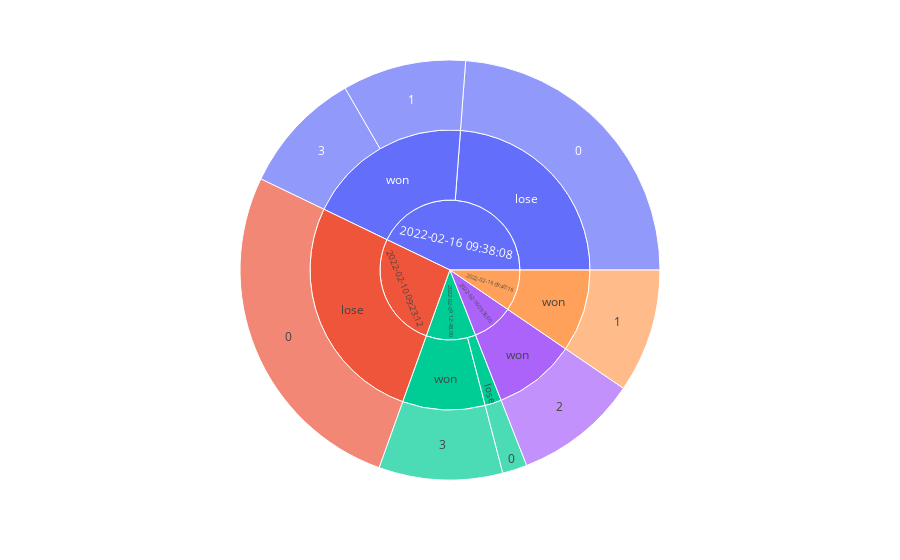

Notebook code cell kept with this figure:
### Code cell
fig = px.sunburst(df, path=['timestamp','condition','health'],values='score')
fig.show()

### Figure 1 — Plotly figure (JSON) as saved in the notebook; plotly's stock layout.template omitted (floating-point values rounded to 4 significant figures)
{"data": [{"branchvalues": "total", "domain": {"x": [0, 1], "y": [0, 1]}, "hovertemplate": "labels=%{label}<br>score=%{value}<br>parent=%{parent}<br>id=%{id}<extra></extra>", "ids": ["2022-02-09 12:48:00/lose/0", "2022-02-10 09:23:12/lose/0", "2022-02-16 09:38:08/lose/0", "2022-02-16 09:38:08/won/1", "2022-02-16 09:40:16/won/1", "2022-02-16 09:36:00/won/2", "2022-02-09 12:48:00/won/3", "2022-02-16 09:38:08/won/3", "2022-02-09 12:48:00/lose", "2022-02-10 09:23:12/lose", "2022-02-16 09:38:08/lose", "2022-02-09 12:48:00/won", "2022-02-16 09:36:00/won", "2022-02-16 09:38:08/won", "2022-02-16 09:40:16/won", "2022-02-09 12:48:00", "2022-02-10 09:23:12", "2022-02-16 09:36:00", "2022-02-16 09:38:08", "2022-02-16 09:40:16"], "labels": ["0", "0", "0", "1", "1", "2", "3", "3", "lose", "lose", "lose", "won", "won", "won", "won", "2022-02-09 12:48:00", "2022-02-10 09:23:12", "2022-02-16 09:36:00", "2022-02-16 09:38:08", "2022-02-16 09:40:16"], "name": "", "parents": ["2022-02-09 12:48:00/lose", "2022-02-10 09:23:12/lose", "2022-02-16 09:38:08/lose", "2022-02-16 09:38:08/won", "2022-02-16 09:40:16/won", "2022-02-16 09:36:00/won", "2022-02-09 12:48:00/won", "2022-02-16 09:38:08/won", "2022-02-09 12:48:00", "2022-02-10 09:23:12", "2022-02-16 09:38:08", "2022-02-09 12:48:00", "2022-02-16 09:36:00", "2022-02-16 09:38:08", "2022-02-16 09:40:16", "", "", "", "", ""], "type": "sunburst", "values": [200, 2800, 2500, 1000, 1000, 1000, 1000, 1000, 200, 2800, 2500, 1000, 1000, 2000, 1000, 1200, 2800, 1000, 4500, 1000]}], "layout": {"legend": {"tracegroupgap": 0}, "margin": {"t": 60}}}
